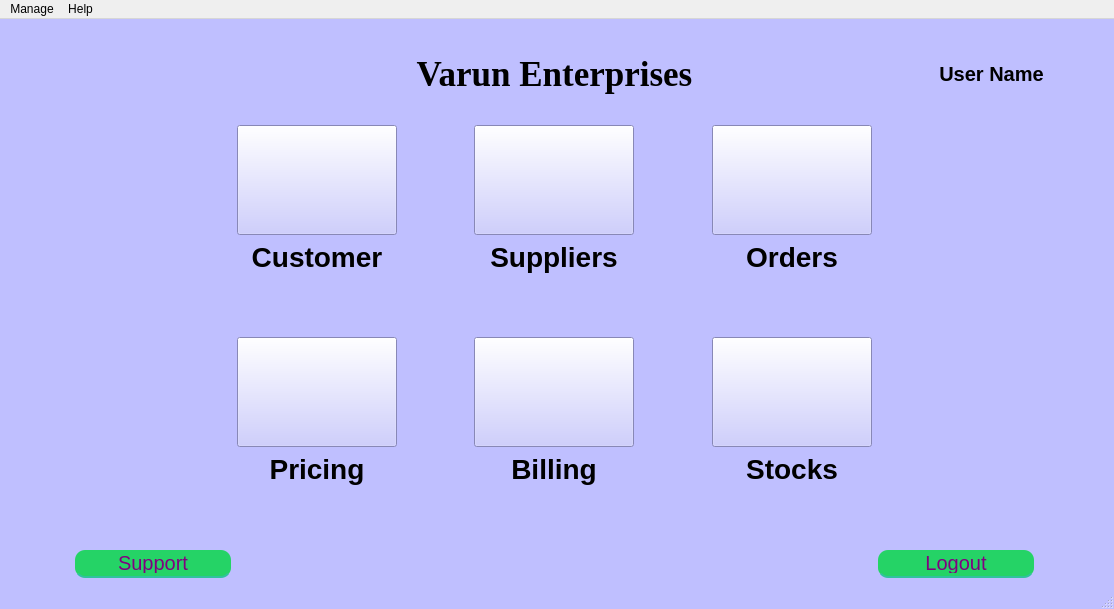
<?xml version="1.0" encoding="UTF-8"?>
<ui version="4.0">
 <class>Homepage</class>
 <widget class="QMainWindow" name="Homepage">
  <property name="geometry">
   <rect>
    <x>0</x>
    <y>0</y>
    <width>1114</width>
    <height>609</height>
   </rect>
  </property>
  <property name="windowTitle">
   <string>Homepage</string>
  </property>
  <property name="styleSheet">
   <string notr="true">QMainWindow{
background-color: rgb(191, 191, 255);
}

QLabel{
font-size:28px;
font-family:&quot;Times New Roman&quot;;
font-weight: bold;
}

QPushButton {
background-color: rgb(191, 191, 255);
}


</string>
  </property>
  <widget class="QWidget" name="centralwidget">
   <layout class="QGridLayout" name="gridLayout">
    <item row="2" column="2">
     <widget class="QLabel" name="label_2">
      <property name="styleSheet">
       <string notr="true"/>
      </property>
      <property name="text">
       <string>Customer</string>
      </property>
      <property name="alignment">
       <set>Qt::AlignHCenter|Qt::AlignTop</set>
      </property>
     </widget>
    </item>
    <item row="2" column="0">
     <spacer name="horizontalSpacer_17">
      <property name="orientation">
       <enum>Qt::Horizontal</enum>
      </property>
      <property name="sizeHint" stdset="0">
       <size>
        <width>40</width>
        <height>20</height>
       </size>
      </property>
     </spacer>
    </item>
    <item row="0" column="2" colspan="5">
     <widget class="QLabel" name="label">
      <property name="font">
       <font>
        <family>Times New Roman</family>
        <pointsize>-1</pointsize>
        <weight>75</weight>
        <bold>true</bold>
       </font>
      </property>
      <property name="styleSheet">
       <string notr="true">font-size:35px;</string>
      </property>
      <property name="text">
       <string>Varun Enterprises</string>
      </property>
      <property name="alignment">
       <set>Qt::AlignCenter</set>
      </property>
     </widget>
    </item>
    <item row="8" column="8">
     <spacer name="horizontalSpacer_24">
      <property name="orientation">
       <enum>Qt::Horizontal</enum>
      </property>
      <property name="sizeHint" stdset="0">
       <size>
        <width>40</width>
        <height>20</height>
       </size>
      </property>
     </spacer>
    </item>
    <item row="2" column="5">
     <spacer name="horizontalSpacer_27">
      <property name="orientation">
       <enum>Qt::Horizontal</enum>
      </property>
      <property name="sizeHint" stdset="0">
       <size>
        <width>40</width>
        <height>20</height>
       </size>
      </property>
     </spacer>
    </item>
    <item row="6" column="5">
     <spacer name="horizontalSpacer_29">
      <property name="orientation">
       <enum>Qt::Horizontal</enum>
      </property>
      <property name="sizeHint" stdset="0">
       <size>
        <width>40</width>
        <height>20</height>
       </size>
      </property>
     </spacer>
    </item>
    <item row="6" column="0">
     <spacer name="horizontalSpacer_19">
      <property name="orientation">
       <enum>Qt::Horizontal</enum>
      </property>
      <property name="sizeHint" stdset="0">
       <size>
        <width>40</width>
        <height>20</height>
       </size>
      </property>
     </spacer>
    </item>
    <item row="8" column="0">
     <spacer name="horizontalSpacer_21">
      <property name="orientation">
       <enum>Qt::Horizontal</enum>
      </property>
      <property name="sizeHint" stdset="0">
       <size>
        <width>40</width>
        <height>20</height>
       </size>
      </property>
     </spacer>
    </item>
    <item row="6" column="7">
     <spacer name="horizontalSpacer_22">
      <property name="orientation">
       <enum>Qt::Horizontal</enum>
      </property>
      <property name="sizeHint" stdset="0">
       <size>
        <width>40</width>
        <height>20</height>
       </size>
      </property>
     </spacer>
    </item>
    <item row="1" column="8">
     <spacer name="horizontalSpacer_11">
      <property name="orientation">
       <enum>Qt::Horizontal</enum>
      </property>
      <property name="sizeHint" stdset="0">
       <size>
        <width>40</width>
        <height>20</height>
       </size>
      </property>
     </spacer>
    </item>
    <item row="2" column="8">
     <spacer name="horizontalSpacer_16">
      <property name="orientation">
       <enum>Qt::Horizontal</enum>
      </property>
      <property name="sizeHint" stdset="0">
       <size>
        <width>40</width>
        <height>20</height>
       </size>
      </property>
     </spacer>
    </item>
    <item row="2" column="7">
     <spacer name="horizontalSpacer_15">
      <property name="orientation">
       <enum>Qt::Horizontal</enum>
      </property>
      <property name="sizeHint" stdset="0">
       <size>
        <width>40</width>
        <height>20</height>
       </size>
      </property>
     </spacer>
    </item>
    <item row="2" column="3">
     <spacer name="horizontalSpacer_26">
      <property name="orientation">
       <enum>Qt::Horizontal</enum>
      </property>
      <property name="sizeHint" stdset="0">
       <size>
        <width>40</width>
        <height>20</height>
       </size>
      </property>
     </spacer>
    </item>
    <item row="0" column="0">
     <spacer name="horizontalSpacer_13">
      <property name="orientation">
       <enum>Qt::Horizontal</enum>
      </property>
      <property name="sizeHint" stdset="0">
       <size>
        <width>40</width>
        <height>20</height>
       </size>
      </property>
     </spacer>
    </item>
    <item row="1" column="7">
     <spacer name="horizontalSpacer_14">
      <property name="orientation">
       <enum>Qt::Horizontal</enum>
      </property>
      <property name="sizeHint" stdset="0">
       <size>
        <width>40</width>
        <height>20</height>
       </size>
      </property>
     </spacer>
    </item>
    <item row="3" column="1">
     <spacer name="horizontalSpacer_8">
      <property name="orientation">
       <enum>Qt::Horizontal</enum>
      </property>
      <property name="sizeHint" stdset="0">
       <size>
        <width>40</width>
        <height>20</height>
       </size>
      </property>
     </spacer>
    </item>
    <item row="1" column="1">
     <spacer name="horizontalSpacer_12">
      <property name="orientation">
       <enum>Qt::Horizontal</enum>
      </property>
      <property name="sizeHint" stdset="0">
       <size>
        <width>40</width>
        <height>20</height>
       </size>
      </property>
     </spacer>
    </item>
    <item row="3" column="0">
     <spacer name="horizontalSpacer_5">
      <property name="orientation">
       <enum>Qt::Horizontal</enum>
      </property>
      <property name="sizeHint" stdset="0">
       <size>
        <width>40</width>
        <height>20</height>
       </size>
      </property>
     </spacer>
    </item>
    <item row="3" column="8">
     <spacer name="horizontalSpacer_7">
      <property name="orientation">
       <enum>Qt::Horizontal</enum>
      </property>
      <property name="sizeHint" stdset="0">
       <size>
        <width>40</width>
        <height>20</height>
       </size>
      </property>
     </spacer>
    </item>
    <item row="1" column="0">
     <spacer name="horizontalSpacer_9">
      <property name="orientation">
       <enum>Qt::Horizontal</enum>
      </property>
      <property name="sizeHint" stdset="0">
       <size>
        <width>40</width>
        <height>20</height>
       </size>
      </property>
     </spacer>
    </item>
    <item row="6" column="1">
     <spacer name="horizontalSpacer_20">
      <property name="orientation">
       <enum>Qt::Horizontal</enum>
      </property>
      <property name="sizeHint" stdset="0">
       <size>
        <width>40</width>
        <height>20</height>
       </size>
      </property>
     </spacer>
    </item>
    <item row="3" column="7">
     <spacer name="horizontalSpacer_6">
      <property name="orientation">
       <enum>Qt::Horizontal</enum>
      </property>
      <property name="sizeHint" stdset="0">
       <size>
        <width>40</width>
        <height>20</height>
       </size>
      </property>
     </spacer>
    </item>
    <item row="6" column="2">
     <widget class="QLabel" name="label_5">
      <property name="text">
       <string>Pricing</string>
      </property>
      <property name="alignment">
       <set>Qt::AlignHCenter|Qt::AlignTop</set>
      </property>
     </widget>
    </item>
    <item row="6" column="6">
     <widget class="QLabel" name="label_7">
      <property name="text">
       <string>Stocks</string>
      </property>
      <property name="alignment">
       <set>Qt::AlignHCenter|Qt::AlignTop</set>
      </property>
     </widget>
    </item>
    <item row="2" column="4">
     <widget class="QLabel" name="label_3">
      <property name="text">
       <string>Suppliers</string>
      </property>
      <property name="alignment">
       <set>Qt::AlignHCenter|Qt::AlignTop</set>
      </property>
     </widget>
    </item>
    <item row="1" column="5">
     <spacer name="horizontalSpacer_2">
      <property name="orientation">
       <enum>Qt::Horizontal</enum>
      </property>
      <property name="sizeHint" stdset="0">
       <size>
        <width>40</width>
        <height>20</height>
       </size>
      </property>
     </spacer>
    </item>
    <item row="3" column="3">
     <spacer name="horizontalSpacer_3">
      <property name="orientation">
       <enum>Qt::Horizontal</enum>
      </property>
      <property name="sizeHint" stdset="0">
       <size>
        <width>40</width>
        <height>20</height>
       </size>
      </property>
     </spacer>
    </item>
    <item row="6" column="3">
     <spacer name="horizontalSpacer_28">
      <property name="orientation">
       <enum>Qt::Horizontal</enum>
      </property>
      <property name="sizeHint" stdset="0">
       <size>
        <width>40</width>
        <height>20</height>
       </size>
      </property>
     </spacer>
    </item>
    <item row="0" column="1">
     <spacer name="horizontalSpacer_30">
      <property name="orientation">
       <enum>Qt::Horizontal</enum>
      </property>
      <property name="sizeHint" stdset="0">
       <size>
        <width>40</width>
        <height>20</height>
       </size>
      </property>
     </spacer>
    </item>
    <item row="8" column="2" colspan="5">
     <spacer name="horizontalSpacer_25">
      <property name="orientation">
       <enum>Qt::Horizontal</enum>
      </property>
      <property name="sizeHint" stdset="0">
       <size>
        <width>40</width>
        <height>20</height>
       </size>
      </property>
     </spacer>
    </item>
    <item row="6" column="8">
     <spacer name="horizontalSpacer_23">
      <property name="orientation">
       <enum>Qt::Horizontal</enum>
      </property>
      <property name="sizeHint" stdset="0">
       <size>
        <width>40</width>
        <height>20</height>
       </size>
      </property>
     </spacer>
    </item>
    <item row="8" column="1">
     <widget class="QPushButton" name="pushButton">
      <property name="sizePolicy">
       <sizepolicy hsizetype="Fixed" vsizetype="Fixed">
        <horstretch>0</horstretch>
        <verstretch>0</verstretch>
       </sizepolicy>
      </property>
      <property name="minimumSize">
       <size>
        <width>0</width>
        <height>28</height>
       </size>
      </property>
      <property name="maximumSize">
       <size>
        <width>16777215</width>
        <height>28</height>
       </size>
      </property>
      <property name="styleSheet">
       <string notr="true">QPushButton {
	width: 150%;
height:20px;
	padding: 3%;
	background:#25D366;
	border-bottom: 2px solid #30C29E;
	border-top-style: none;
	border-right-style: none;
	border-left-style: none;	
	color: #fff;
 border-radius: 10px;
font-size:20px;
color:purple;
}
QPushButton:pressed {
    background: darkgreen;
}
</string>
      </property>
      <property name="text">
       <string>Support</string>
      </property>
     </widget>
    </item>
    <item row="6" column="4">
     <widget class="QLabel" name="label_6">
      <property name="text">
       <string>Billing</string>
      </property>
      <property name="alignment">
       <set>Qt::AlignHCenter|Qt::AlignTop</set>
      </property>
     </widget>
    </item>
    <item row="2" column="6">
     <widget class="QLabel" name="label_4">
      <property name="text">
       <string>Orders</string>
      </property>
      <property name="alignment">
       <set>Qt::AlignHCenter|Qt::AlignTop</set>
      </property>
     </widget>
    </item>
    <item row="1" column="3">
     <spacer name="horizontalSpacer">
      <property name="orientation">
       <enum>Qt::Horizontal</enum>
      </property>
      <property name="sizeHint" stdset="0">
       <size>
        <width>40</width>
        <height>20</height>
       </size>
      </property>
     </spacer>
    </item>
    <item row="3" column="5">
     <spacer name="horizontalSpacer_4">
      <property name="orientation">
       <enum>Qt::Horizontal</enum>
      </property>
      <property name="sizeHint" stdset="0">
       <size>
        <width>40</width>
        <height>20</height>
       </size>
      </property>
     </spacer>
    </item>
    <item row="2" column="1">
     <spacer name="horizontalSpacer_18">
      <property name="orientation">
       <enum>Qt::Horizontal</enum>
      </property>
      <property name="sizeHint" stdset="0">
       <size>
        <width>40</width>
        <height>20</height>
       </size>
      </property>
     </spacer>
    </item>
    <item row="8" column="7">
     <widget class="QPushButton" name="pushButton_2">
      <property name="sizePolicy">
       <sizepolicy hsizetype="Fixed" vsizetype="Fixed">
        <horstretch>0</horstretch>
        <verstretch>0</verstretch>
       </sizepolicy>
      </property>
      <property name="minimumSize">
       <size>
        <width>0</width>
        <height>28</height>
       </size>
      </property>
      <property name="maximumSize">
       <size>
        <width>16777215</width>
        <height>28</height>
       </size>
      </property>
      <property name="styleSheet">
       <string notr="true">QPushButton {
	width: 150%;
height:20px;
	padding: 3%;
	background:#25D366;
	border-bottom: 2px solid #30C29E;
	border-top-style: none;
	border-right-style: none;
	border-left-style: none;	
	color: #fff;
 border-radius: 10px;
font-size:20px;
color:purple;
}
QPushButton:pressed {
    background: darkgreen;
}
</string>
      </property>
      <property name="text">
       <string>Logout</string>
      </property>
     </widget>
    </item>
    <item row="1" column="2">
     <widget class="QPushButton" name="pushButton_3">
      <property name="sizePolicy">
       <sizepolicy hsizetype="Fixed" vsizetype="Fixed">
        <horstretch>0</horstretch>
        <verstretch>0</verstretch>
       </sizepolicy>
      </property>
      <property name="minimumSize">
       <size>
        <width>160</width>
        <height>110</height>
       </size>
      </property>
      <property name="maximumSize">
       <size>
        <width>160</width>
        <height>110</height>
       </size>
      </property>
      <property name="styleSheet">
       <string notr="true"/>
      </property>
      <property name="text">
       <string/>
      </property>
      <property name="icon">
       <iconset>
        <normalon>:/Homepage/Homepage/Customer.png</normalon>
       </iconset>
      </property>
      <property name="iconSize">
       <size>
        <width>150</width>
        <height>150</height>
       </size>
      </property>
     </widget>
    </item>
    <item row="1" column="4">
     <widget class="QPushButton" name="pushButton_4">
      <property name="sizePolicy">
       <sizepolicy hsizetype="Fixed" vsizetype="Fixed">
        <horstretch>0</horstretch>
        <verstretch>0</verstretch>
       </sizepolicy>
      </property>
      <property name="minimumSize">
       <size>
        <width>160</width>
        <height>110</height>
       </size>
      </property>
      <property name="maximumSize">
       <size>
        <width>160</width>
        <height>110</height>
       </size>
      </property>
      <property name="text">
       <string/>
      </property>
      <property name="icon">
       <iconset>
        <normalon>:/Homepage/Homepage/Supplier.png</normalon>
       </iconset>
      </property>
      <property name="iconSize">
       <size>
        <width>150</width>
        <height>100</height>
       </size>
      </property>
     </widget>
    </item>
    <item row="1" column="6">
     <widget class="QPushButton" name="pushButton_5">
      <property name="sizePolicy">
       <sizepolicy hsizetype="Fixed" vsizetype="Fixed">
        <horstretch>0</horstretch>
        <verstretch>0</verstretch>
       </sizepolicy>
      </property>
      <property name="minimumSize">
       <size>
        <width>160</width>
        <height>110</height>
       </size>
      </property>
      <property name="maximumSize">
       <size>
        <width>160</width>
        <height>110</height>
       </size>
      </property>
      <property name="text">
       <string/>
      </property>
      <property name="icon">
       <iconset>
        <normalon>:/Homepage/Homepage/Orders.png</normalon>
       </iconset>
      </property>
      <property name="iconSize">
       <size>
        <width>150</width>
        <height>100</height>
       </size>
      </property>
     </widget>
    </item>
    <item row="3" column="2">
     <widget class="QPushButton" name="pushButton_6">
      <property name="minimumSize">
       <size>
        <width>160</width>
        <height>110</height>
       </size>
      </property>
      <property name="maximumSize">
       <size>
        <width>160</width>
        <height>110</height>
       </size>
      </property>
      <property name="text">
       <string/>
      </property>
      <property name="icon">
       <iconset>
        <normalon>:/Homepage/Homepage/Pricing.png</normalon>
       </iconset>
      </property>
      <property name="iconSize">
       <size>
        <width>150</width>
        <height>100</height>
       </size>
      </property>
     </widget>
    </item>
    <item row="3" column="4">
     <widget class="QPushButton" name="pushButton_7">
      <property name="sizePolicy">
       <sizepolicy hsizetype="Fixed" vsizetype="Fixed">
        <horstretch>0</horstretch>
        <verstretch>0</verstretch>
       </sizepolicy>
      </property>
      <property name="minimumSize">
       <size>
        <width>160</width>
        <height>110</height>
       </size>
      </property>
      <property name="maximumSize">
       <size>
        <width>160</width>
        <height>110</height>
       </size>
      </property>
      <property name="text">
       <string/>
      </property>
      <property name="icon">
       <iconset>
        <normalon>:/Homepage/Homepage/Billing.png</normalon>
       </iconset>
      </property>
      <property name="iconSize">
       <size>
        <width>150</width>
        <height>100</height>
       </size>
      </property>
     </widget>
    </item>
    <item row="3" column="6">
     <widget class="QPushButton" name="pushButton_8">
      <property name="minimumSize">
       <size>
        <width>160</width>
        <height>110</height>
       </size>
      </property>
      <property name="maximumSize">
       <size>
        <width>160</width>
        <height>110</height>
       </size>
      </property>
      <property name="text">
       <string/>
      </property>
      <property name="icon">
       <iconset>
        <normalon>:/Homepage/Homepage/Stock.png</normalon>
       </iconset>
      </property>
      <property name="iconSize">
       <size>
        <width>150</width>
        <height>100</height>
       </size>
      </property>
     </widget>
    </item>
    <item row="0" column="7" colspan="2">
     <widget class="QLabel" name="label_8">
      <property name="styleSheet">
       <string notr="true">font-size:20px;</string>
      </property>
      <property name="text">
       <string>User Name</string>
      </property>
      <property name="alignment">
       <set>Qt::AlignCenter</set>
      </property>
     </widget>
    </item>
   </layout>
  </widget>
  <widget class="QMenuBar" name="menubar">
   <property name="geometry">
    <rect>
     <x>0</x>
     <y>0</y>
     <width>1114</width>
     <height>26</height>
    </rect>
   </property>
   <widget class="QMenu" name="menuManage">
    <property name="title">
     <string>Manage</string>
    </property>
    <addaction name="actionChange_Password"/>
   </widget>
   <widget class="QMenu" name="menuHelp">
    <property name="title">
     <string>Help</string>
    </property>
    <addaction name="actionAbout"/>
   </widget>
   <addaction name="menuManage"/>
   <addaction name="menuHelp"/>
  </widget>
  <widget class="QStatusBar" name="statusbar"/>
  <action name="actionAbout">
   <property name="text">
    <string>About</string>
   </property>
  </action>
  <action name="actionChange_Password">
   <property name="text">
    <string>Change Password</string>
   </property>
  </action>
 </widget>
 <tabstops>
  <tabstop>pushButton</tabstop>
  <tabstop>pushButton_2</tabstop>
 </tabstops>
 <resources>
  <include location="../../../Desktop/Invent/Workspace/Homepage/rec.qrc"/>
 </resources>
 <connections/>
</ui>
